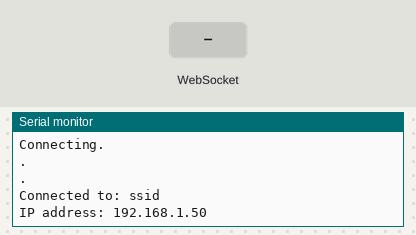
This sketch was run on a simulated ESP8266 (NodeMCU). Parts: the last lines printed to the serial monitor. The inputs (shaded band) are chosen by the test bench. WiFi joins after 1.5 s; servers stay silent unless stated; storage starts empty.

Above: at 2.7 s.
2.8 s: WebSocket text "light" received
At 4.0 s:
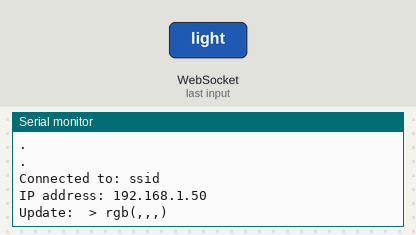
4.3 s: WebSocket text "temp" received
At 5.8 s:
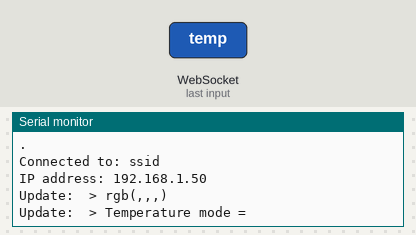

The sketch:

server.ino
```cpp
/**
 * @name    Home Lights and Temperature control for ESP8266, controled using webapp
 * @author  Jaroslav Louma
 * @version 1.0.0
 */

#include <ESP8266WiFi.h>
#include <WiFiClient.h>
#include <ESP8266WebServer.h>
#include <WebSocketsServer.h>
#include <ArduinoJson.h>
#include <FS.h>

const String ssid = "ssid";                           //Wireless network name
const String password = "password";                   //Wireless network password

const String Path = "/data.txt";                      //Relative path to data file
const int maxRooms = 10;                              //Max number of rooms
const int Elms = 5;                                   //Number of data in single record
String Rooms[maxRooms][Elms];                         //Rooms object

WebSocketsServer webSocket(81);                       //Setup WebSocket Server
ESP8266WebServer server(80);                          //Setup HTTP Server


/* Main */

void setup() {
    Serial.begin(115200);                             //Setup Serial Port
    WiFi.begin(ssid, password);                       //Connect to Access Point
    Serial.println("\n");

    Serial.print("Connecting");
    while(WiFi.status() != WL_CONNECTED) {            //Wait until establish connection
        delay(500);
        Serial.println(".");
    }

    //Print information
    Serial.print("Connected to: ");
    Serial.println(ssid);
    Serial.print("IP address: ");
    Serial.println(WiFi.localIP());

    //Setup HTTP Request Listener (Anonymous Callback)
    server.onNotFound([]() {
        Serial.print("\n" + server.client().remoteIP().toString() + " => " + server.uri());
        sendFile("/client.html", "text/html");        //Send UI file
    });

    SPIFFS.begin();                                   //Start SPI Flash File System

    server.begin();                                   //Start HTTP Server

    webSocket.begin();                                //Start WebSocket Server
    webSocket.onEvent(webSocketEvent);                //Setup WebSocket Event Listener


    if(SPIFFS.exists(Path)) {                         //Check if data file exists
        loadRooms(Rooms);                             //Load data file
    } else {
        writeFile(Path, "Room0;255;0;0;1");           //Create default data file
    }
}

void loop() {
    webSocket.loop();                                 //Update WebSocket
    server.handleClient();                            //Handle HTTP Requests
}


/* Functions */

void eventHandler(String data[10]) {
    String command = data[0];

    if(command == "light") {
        String name = data[1];  //Name of the room
        String rgb[4] = {data[2], data[3], data[4], data[5]};
        updateRoom(name, rgb);
        Serial.print("\nUpdate: " + name + " > rgb(" + rgb[0] + "," + rgb[1] + "," + rgb[2] + "," + rgb[3] + ")");
    } else if(command == "temp") {
        String mode = data[2]; //Temperature mode
        Serial.print("\nUpdate: " + data[1] + " > Temperature mode = " + mode);
    }
}

void webSocketEvent(uint8_t num, WStype_t type, uint8_t * payload, size_t len) {
    if(type == WStype_CONNECTED) {            //On new connection
        String rooms = parseRooms(Rooms);             //Parse room data as string
        webSocket.sendTXT(0, rooms);                  //Send parsed data to client
    } else if(type == WStype_TEXT) {          //On message
        String buff;
        for(int i = 0; i < len; i++) buff += (char)payload[i];    //Create String Buffer

        String data[10];
        stringSplit(buff, ';', data, 10);             //Parse data

        eventHandler(data);
    }
}

void loadRooms(String output[maxRooms][Elms]) {
    String data = readFile(Path);

    String rooms[maxRooms];
    stringSplit(data, '\n', rooms, maxRooms);

    for(int i = 0; i < maxRooms; i++) {
        String room[Elms];
        stringSplit(rooms[i], ';', room, maxRooms);

        String name = room[0];
        if(!name) continue;

        for(int j = 0; j < Elms; j++) output[i][j] = room[j];
    }
}

void updateRoom(String name, String data[Elms-1]) {
    String curr[maxRooms][Elms];
    loadRooms(curr);

    for(int i = 0; i < maxRooms; i++) {
        for(int j = 0; j < Elms-1; j++) {
            if(curr[i][0] == name) {
                curr[i][j+1] = data[j];
                Rooms[i][j+1] = data[j];
            }
        }
    }

    writeFile(Path, parseRooms(curr));
}

String parseRooms(String rooms[maxRooms][Elms]) {
    String buff;
    for(int i = 0; i < maxRooms; i++) {
        if(!rooms[i][0] || rooms[i][0] == NULL || rooms[i][0] == "") continue;
        for(int j = 0; j < Elms; j++) buff += rooms[i][j] + (j == Elms-1 ? "" : ";");
        buff += "\n";
    }
    return buff.substring(0, buff.length()-1);
}


/* Helper Functions */

bool sendFile(String path, String type) {
    if(!SPIFFS.exists(path)) return false;
    File f = SPIFFS.open(path, "r");
    size_t sent = server.streamFile(f, type);
    f.close();
}

bool deleteFile(String path) {
    if(!SPIFFS.exists(path)) return false;
    SPIFFS.remove(path);
    return true;
}

void appendFile(String path, String text) {
    File f = SPIFFS.open(path, "a");
    f.print((text && text != NULL) ? text : "");
    f.close();
}

void writeFile(String path, String text) {
    File f = SPIFFS.open(path, "w");
    String a = (text && text!=NULL) ? text : "";
    f.print(a);
    f.close();
}

String readFile(String path) {
    if(SPIFFS.exists(path)) {
        File f = SPIFFS.open(path, "r");
        String buff;
        while(f.available()) buff += char(f.read());
        f.close();
        return buff;
    }
}

String getContentType(String filename, String dismatch = "text/plain") {
    if(filename.endsWith(".htm")) return "text/html";
    else if(filename.endsWith(".html")) return "text/html";
    else if(filename.endsWith(".css")) return "text/css";
    else if(filename.endsWith(".js")) return "application/javascript";
    else if(filename.endsWith(".json")) return "application/json";
    else if(filename.endsWith(".png")) return "image/png";
    else if(filename.endsWith(".gif")) return "image/gif";
    else if(filename.endsWith(".jpg")) return "image/jpeg";
    else if(filename.endsWith(".ico")) return "image/x-icon";
    else if(filename.endsWith(".svg")) return "image/svg+xml";
    else if(filename.endsWith(".xml")) return "text/xml";
    else if(filename.endsWith(".pdf")) return "application/x-pdf";
    else if(filename.endsWith(".zip")) return "application/x-zip";
    else if(filename.endsWith(".gz")) return "application/x-gzip";
    return dismatch;
}

void stringSplit(String data, char separator, String output[], int size) {
  int len = data.length();
  int id = 0;
  int lastIndex = 0;

  for(int i = 0; i < len; i++) {
      if(data.charAt(i) == separator) {
          output[id++] = data.substring(lastIndex, i);
          lastIndex = i+1;
      }
      if(id >= size) break;
  }

  output[id] = data.substring(lastIndex, len);
}
```

Measured:
- after the input at 2.8 s, the serial monitor: prints a new line at once (image 1)
- after the input at 4.3 s, the serial monitor: prints a new line at once (image 2)
